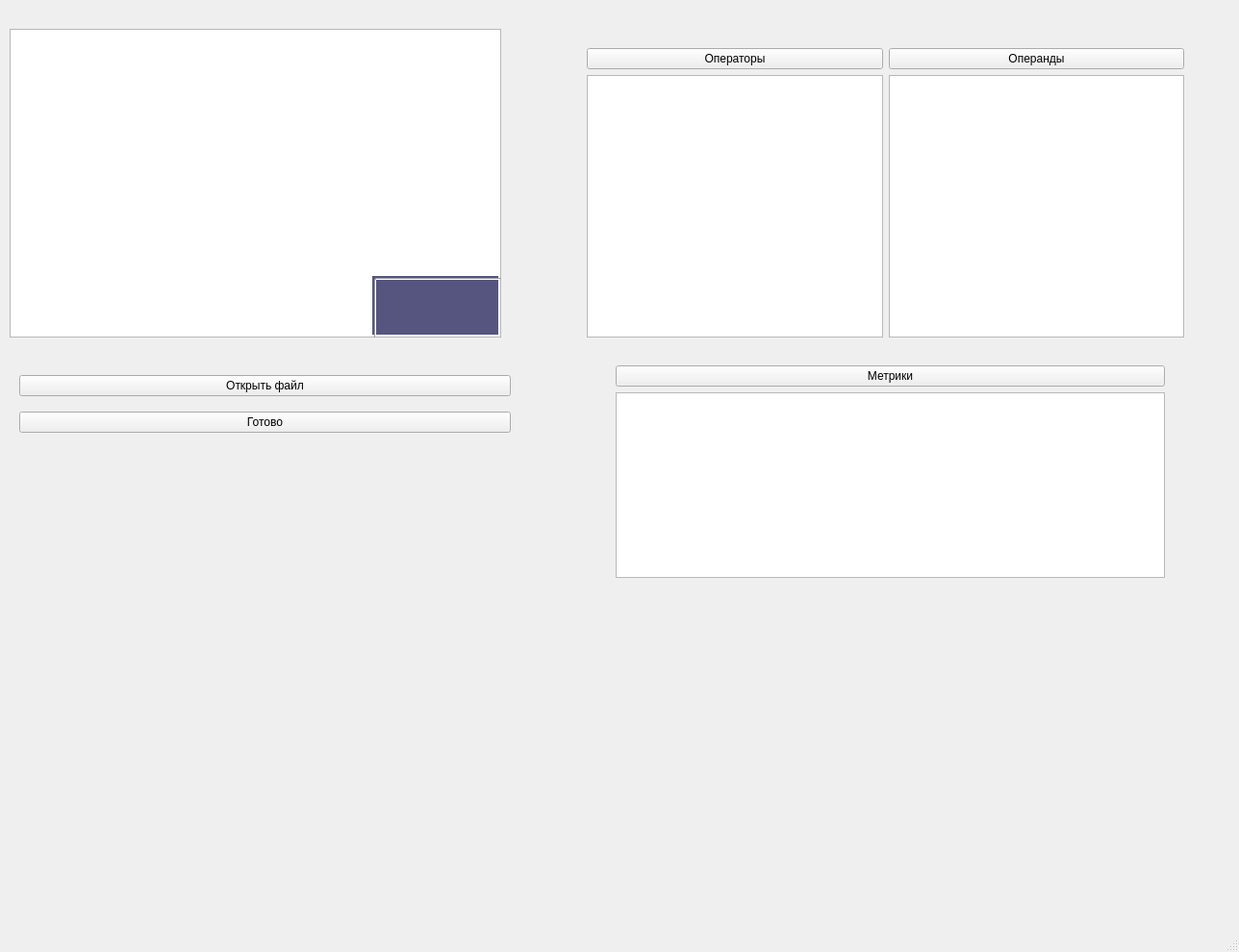
<?xml version="1.0" encoding="UTF-8"?>
<ui version="4.0">
 <class>MainWindow</class>
 <widget class="QMainWindow" name="MainWindow">
  <property name="geometry">
   <rect>
    <x>0</x>
    <y>0</y>
    <width>1288</width>
    <height>990</height>
   </rect>
  </property>
  <property name="windowTitle">
   <string>MainWindow</string>
  </property>
  <widget class="QWidget" name="centralwidget">
   <widget class="QTextEdit" name="textEdit">
    <property name="geometry">
     <rect>
      <x>10</x>
      <y>30</y>
      <width>511</width>
      <height>321</height>
     </rect>
    </property>
   </widget>
   <widget class="QWidget" name="layoutWidget_5">
    <property name="geometry">
     <rect>
      <x>20</x>
      <y>380</y>
      <width>511</width>
      <height>81</height>
     </rect>
    </property>
    <layout class="QVBoxLayout" name="verticalLayout">
     <item>
      <widget class="QPushButton" name="pushButton_2">
       <property name="text">
        <string>Открыть файл</string>
       </property>
      </widget>
     </item>
     <item>
      <widget class="QPushButton" name="pushButton">
       <property name="text">
        <string>Готово</string>
       </property>
      </widget>
     </item>
    </layout>
   </widget>
   <widget class="QWidget" name="gridLayoutWidget">
    <property name="geometry">
     <rect>
      <x>610</x>
      <y>50</y>
      <width>621</width>
      <height>301</height>
     </rect>
    </property>
    <layout class="QGridLayout" name="gridLayout">
     <item row="0" column="0">
      <widget class="QPushButton" name="pushButton_5">
       <property name="text">
        <string>Операторы</string>
       </property>
      </widget>
     </item>
     <item row="0" column="1">
      <widget class="QPushButton" name="pushButton_3">
       <property name="text">
        <string>Операнды</string>
       </property>
      </widget>
     </item>
     <item row="1" column="0">
      <widget class="QTextBrowser" name="textBrowser_5"/>
     </item>
     <item row="1" column="1">
      <widget class="QTextBrowser" name="textBrowser_2"/>
     </item>
    </layout>
   </widget>
   <widget class="QLabel" name="label_2">
    <property name="geometry">
     <rect>
      <x>387</x>
      <y>287</y>
      <width>131</width>
      <height>61</height>
     </rect>
    </property>
    <property name="font">
     <font>
      <bold>true</bold>
     </font>
    </property>
    <property name="styleSheet">
     <string notr="true">background-color: rgb(85, 85, 127);</string>
    </property>
    <property name="text">
     <string>&lt;html&gt;&lt;head/&gt;&lt;body&gt;&lt;p align=&quot;center&quot;&gt;&lt;span style=&quot; font-weight:400;&quot;&gt;&lt;br/&gt;&lt;/span&gt;&lt;/p&gt;&lt;/body&gt;&lt;/html&gt;</string>
    </property>
    <property name="alignment">
     <set>Qt::AlignCenter</set>
    </property>
   </widget>
   <widget class="Line" name="line">
    <property name="geometry">
     <rect>
      <x>390</x>
      <y>280</y>
      <width>131</width>
      <height>20</height>
     </rect>
    </property>
    <property name="orientation">
     <enum>Qt::Horizontal</enum>
    </property>
   </widget>
   <widget class="Line" name="line_2">
    <property name="geometry">
     <rect>
      <x>380</x>
      <y>290</y>
      <width>20</width>
      <height>61</height>
     </rect>
    </property>
    <property name="orientation">
     <enum>Qt::Vertical</enum>
    </property>
   </widget>
   <widget class="QWidget" name="verticalLayoutWidget">
    <property name="geometry">
     <rect>
      <x>640</x>
      <y>380</y>
      <width>571</width>
      <height>221</height>
     </rect>
    </property>
    <layout class="QVBoxLayout" name="verticalLayout_2">
     <item>
      <widget class="QPushButton" name="pushButton_4">
       <property name="text">
        <string>Метрики</string>
       </property>
      </widget>
     </item>
     <item>
      <widget class="QTextBrowser" name="textBrowser"/>
     </item>
    </layout>
   </widget>
  </widget>
  <widget class="QMenuBar" name="menubar">
   <property name="geometry">
    <rect>
     <x>0</x>
     <y>0</y>
     <width>1288</width>
     <height>25</height>
    </rect>
   </property>
  </widget>
  <widget class="QStatusBar" name="statusbar"/>
 </widget>
 <resources/>
 <connections/>
</ui>
